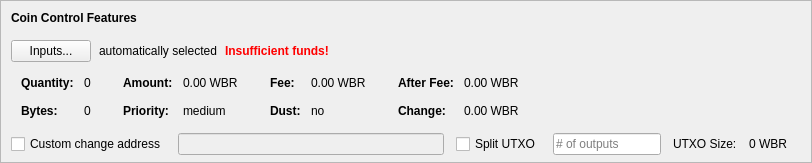
    <widget class="QFrame" name="frameCoinControl">
     <property name="sizePolicy">
      <sizepolicy hsizetype="Expanding" vsizetype="Expanding">
       <horstretch>0</horstretch>
       <verstretch>0</verstretch>
      </sizepolicy>
     </property>
     <property name="maximumSize">
      <size>
       <width>16777215</width>
       <height>16777215</height>
      </size>
     </property>
     <property name="frameShape">
      <enum>QFrame::StyledPanel</enum>
     </property>
     <property name="frameShadow">
      <enum>QFrame::Sunken</enum>
     </property>
     <layout class="QVBoxLayout" name="verticalLayoutCoinControl2">
      <property name="spacing">
       <number>0</number>
      </property>
      <property name="leftMargin">
       <number>0</number>
      </property>
      <property name="topMargin">
       <number>0</number>
      </property>
      <property name="rightMargin">
       <number>0</number>
      </property>
      <property name="bottomMargin">
       <number>6</number>
      </property>
      <item>
       <layout class="QVBoxLayout" name="verticalLayoutCoinControl" stretch="0,0,0,0,1">
        <property name="spacing">
         <number>0</number>
        </property>
        <property name="leftMargin">
         <number>10</number>
        </property>
        <property name="topMargin">
         <number>10</number>
        </property>
        <item>
         <layout class="QHBoxLayout" name="horizontalLayoutCoinControl1">
          <property name="bottomMargin">
           <number>15</number>
          </property>
          <item>
           <widget class="QLabel" name="labelCoinControlFeatures">
            <property name="sizePolicy">
             <sizepolicy hsizetype="Preferred" vsizetype="Maximum">
              <horstretch>0</horstretch>
              <verstretch>0</verstretch>
             </sizepolicy>
            </property>
            <property name="font">
             <font>
              <weight>75</weight>
              <bold>true</bold>
             </font>
            </property>
            <property name="styleSheet">
             <string notr="true">font-weight:bold;</string>
            </property>
            <property name="text">
             <string>Coin Control Features</string>
            </property>
           </widget>
          </item>
         </layout>
        </item>
        <item>
         <layout class="QHBoxLayout" name="horizontalLayoutCoinControl2" stretch="0,0,0,0">
          <property name="spacing">
           <number>8</number>
          </property>
          <property name="bottomMargin">
           <number>10</number>
          </property>
          <item>
           <widget class="QPushButton" name="pushButtonCoinControl">
            <property name="styleSheet">
             <string notr="true"/>
            </property>
            <property name="text">
             <string>Inputs...</string>
            </property>
            <property name="autoDefault">
             <bool>false</bool>
            </property>
           </widget>
          </item>
          <item>
           <widget class="QLabel" name="labelCoinControlAutomaticallySelected">
            <property name="text">
             <string>automatically selected</string>
            </property>
            <property name="margin">
             <number>5</number>
            </property>
           </widget>
          </item>
          <item>
           <widget class="QLabel" name="labelCoinControlInsuffFunds">
            <property name="font">
             <font>
              <weight>75</weight>
              <bold>true</bold>
             </font>
            </property>
            <property name="styleSheet">
             <string notr="true">color:red;font-weight:bold;</string>
            </property>
            <property name="text">
             <string>Insufficient funds!</string>
            </property>
            <property name="margin">
             <number>5</number>
            </property>
           </widget>
          </item>
          <item>
           <spacer name="horizontalSpacerCoinControl">
            <property name="orientation">
             <enum>Qt::Horizontal</enum>
            </property>
            <property name="sizeHint" stdset="0">
             <size>
              <width>40</width>
              <height>1</height>
             </size>
            </property>
           </spacer>
          </item>
         </layout>
        </item>
        <item>
         <widget class="QWidget" name="widgetCoinControl" native="true">
          <property name="sizePolicy">
           <sizepolicy hsizetype="Preferred" vsizetype="Preferred">
            <horstretch>0</horstretch>
            <verstretch>0</verstretch>
           </sizepolicy>
          </property>
          <property name="minimumSize">
           <size>
            <width>0</width>
            <height>0</height>
           </size>
          </property>
          <property name="styleSheet">
           <string notr="true"/>
          </property>
          <layout class="QHBoxLayout" name="horizontalLayoutCoinControl5">
           <property name="leftMargin">
            <number>0</number>
           </property>
           <property name="topMargin">
            <number>0</number>
           </property>
           <property name="rightMargin">
            <number>0</number>
           </property>
           <property name="bottomMargin">
            <number>0</number>
           </property>
           <item>
            <layout class="QHBoxLayout" name="horizontalLayoutCoinControl3" stretch="0,0,0,1">
             <property name="spacing">
              <number>20</number>
             </property>
             <property name="topMargin">
              <number>0</number>
             </property>
             <property name="bottomMargin">
              <number>10</number>
             </property>
             <item>
              <layout class="QFormLayout" name="formLayoutCoinControl1">
               <property name="horizontalSpacing">
                <number>10</number>
               </property>
               <property name="verticalSpacing">
                <number>14</number>
               </property>
               <property name="leftMargin">
                <number>10</number>
               </property>
               <property name="topMargin">
                <number>4</number>
               </property>
               <property name="rightMargin">
                <number>6</number>
               </property>
               <item row="0" column="0">
                <widget class="QLabel" name="labelCoinControlQuantityText">
                 <property name="font">
                  <font>
                   <weight>75</weight>
                   <bold>true</bold>
                  </font>
                 </property>
                 <property name="text">
                  <string>Quantity:</string>
                 </property>
                 <property name="margin">
                  <number>0</number>
                 </property>
                </widget>
               </item>
               <item row="0" column="1">
                <widget class="QLabel" name="labelCoinControlQuantity">
                 <property name="cursor">
                  <cursorShape>IBeamCursor</cursorShape>
                 </property>
                 <property name="contextMenuPolicy">
                  <enum>Qt::ActionsContextMenu</enum>
                 </property>
                 <property name="text">
                  <string notr="true">0</string>
                 </property>
                 <property name="margin">
                  <number>0</number>
                 </property>
                 <property name="textInteractionFlags">
                  <set>Qt::LinksAccessibleByMouse|Qt::TextSelectableByKeyboard|Qt::TextSelectableByMouse</set>
                 </property>
                </widget>
               </item>
               <item row="1" column="0">
                <widget class="QLabel" name="labelCoinControlBytesText">
                 <property name="font">
                  <font>
                   <weight>75</weight>
                   <bold>true</bold>
                  </font>
                 </property>
                 <property name="text">
                  <string>Bytes:</string>
                 </property>
                </widget>
               </item>
               <item row="1" column="1">
                <widget class="QLabel" name="labelCoinControlBytes">
                 <property name="cursor">
                  <cursorShape>IBeamCursor</cursorShape>
                 </property>
                 <property name="contextMenuPolicy">
                  <enum>Qt::ActionsContextMenu</enum>
                 </property>
                 <property name="text">
                  <string notr="true">0</string>
                 </property>
                 <property name="textInteractionFlags">
                  <set>Qt::LinksAccessibleByMouse|Qt::TextSelectableByKeyboard|Qt::TextSelectableByMouse</set>
                 </property>
                </widget>
               </item>
              </layout>
             </item>
             <item>
              <layout class="QFormLayout" name="formLayoutCoinControl2">
               <property name="horizontalSpacing">
                <number>10</number>
               </property>
               <property name="verticalSpacing">
                <number>14</number>
               </property>
               <property name="leftMargin">
                <number>6</number>
               </property>
               <property name="topMargin">
                <number>4</number>
               </property>
               <property name="rightMargin">
                <number>6</number>
               </property>
               <item row="0" column="0">
                <widget class="QLabel" name="labelCoinControlAmountText">
                 <property name="font">
                  <font>
                   <weight>75</weight>
                   <bold>true</bold>
                  </font>
                 </property>
                 <property name="text">
                  <string>Amount:</string>
                 </property>
                 <property name="margin">
                  <number>0</number>
                 </property>
                </widget>
               </item>
               <item row="0" column="1">
                <widget class="QLabel" name="labelCoinControlAmount">
                 <property name="cursor">
                  <cursorShape>IBeamCursor</cursorShape>
                 </property>
                 <property name="contextMenuPolicy">
                  <enum>Qt::ActionsContextMenu</enum>
                 </property>
                 <property name="text">
                  <string notr="true">0.00 WBR</string>
                 </property>
                 <property name="textInteractionFlags">
                  <set>Qt::LinksAccessibleByMouse|Qt::TextSelectableByKeyboard|Qt::TextSelectableByMouse</set>
                 </property>
                </widget>
               </item>
               <item row="1" column="0">
                <widget class="QLabel" name="labelCoinControlPriorityText">
                 <property name="font">
                  <font>
                   <weight>75</weight>
                   <bold>true</bold>
                  </font>
                 </property>
                 <property name="text">
                  <string>Priority:</string>
                 </property>
                </widget>
               </item>
               <item row="1" column="1">
                <widget class="QLabel" name="labelCoinControlPriority">
                 <property name="cursor">
                  <cursorShape>IBeamCursor</cursorShape>
                 </property>
                 <property name="contextMenuPolicy">
                  <enum>Qt::ActionsContextMenu</enum>
                 </property>
                 <property name="text">
                  <string>medium</string>
                 </property>
                 <property name="textInteractionFlags">
                  <set>Qt::LinksAccessibleByMouse|Qt::TextSelectableByKeyboard|Qt::TextSelectableByMouse</set>
                 </property>
                </widget>
               </item>
              </layout>
             </item>
             <item>
              <layout class="QFormLayout" name="formLayoutCoinControl3">
               <property name="horizontalSpacing">
                <number>10</number>
               </property>
               <property name="verticalSpacing">
                <number>14</number>
               </property>
               <property name="leftMargin">
                <number>6</number>
               </property>
               <property name="topMargin">
                <number>4</number>
               </property>
               <property name="rightMargin">
                <number>6</number>
               </property>
               <item row="0" column="0">
                <widget class="QLabel" name="labelCoinControlFeeText">
                 <property name="font">
                  <font>
                   <weight>75</weight>
                   <bold>true</bold>
                  </font>
                 </property>
                 <property name="text">
                  <string>Fee:</string>
                 </property>
                 <property name="margin">
                  <number>0</number>
                 </property>
                </widget>
               </item>
               <item row="0" column="1">
                <widget class="QLabel" name="labelCoinControlFee">
                 <property name="cursor">
                  <cursorShape>IBeamCursor</cursorShape>
                 </property>
                 <property name="contextMenuPolicy">
                  <enum>Qt::ActionsContextMenu</enum>
                 </property>
                 <property name="text">
                  <string notr="true">0.00 WBR</string>
                 </property>
                 <property name="textInteractionFlags">
                  <set>Qt::LinksAccessibleByMouse|Qt::TextSelectableByKeyboard|Qt::TextSelectableByMouse</set>
                 </property>
                </widget>
               </item>
               <item row="1" column="0">
                <widget class="QLabel" name="labelCoinControlLowOutputText">
                 <property name="font">
                  <font>
                   <weight>75</weight>
                   <bold>true</bold>
                  </font>
                 </property>
                 <property name="text">
                  <string>Dust:</string>
                 </property>
                </widget>
               </item>
               <item row="1" column="1">
                <widget class="QLabel" name="labelCoinControlLowOutput">
                 <property name="cursor">
                  <cursorShape>IBeamCursor</cursorShape>
                 </property>
                 <property name="contextMenuPolicy">
                  <enum>Qt::ActionsContextMenu</enum>
                 </property>
                 <property name="text">
                  <string>no</string>
                 </property>
                 <property name="textInteractionFlags">
                  <set>Qt::LinksAccessibleByMouse|Qt::TextSelectableByKeyboard|Qt::TextSelectableByMouse</set>
                 </property>
                </widget>
               </item>
              </layout>
             </item>
             <item>
              <layout class="QFormLayout" name="formLayoutCoinControl4">
               <property name="horizontalSpacing">
                <number>10</number>
               </property>
               <property name="verticalSpacing">
                <number>14</number>
               </property>
               <property name="leftMargin">
                <number>6</number>
               </property>
               <property name="topMargin">
                <number>4</number>
               </property>
               <property name="rightMargin">
                <number>6</number>
               </property>
               <item row="0" column="0">
                <widget class="QLabel" name="labelCoinControlAfterFeeText">
                 <property name="font">
                  <font>
                   <weight>75</weight>
                   <bold>true</bold>
                  </font>
                 </property>
                 <property name="text">
                  <string>After Fee:</string>
                 </property>
                 <property name="margin">
                  <number>0</number>
                 </property>
                </widget>
               </item>
               <item row="0" column="1">
                <widget class="QLabel" name="labelCoinControlAfterFee">
                 <property name="cursor">
                  <cursorShape>IBeamCursor</cursorShape>
                 </property>
                 <property name="contextMenuPolicy">
                  <enum>Qt::ActionsContextMenu</enum>
                 </property>
                 <property name="text">
                  <string notr="true">0.00 WBR</string>
                 </property>
                 <property name="textInteractionFlags">
                  <set>Qt::LinksAccessibleByMouse|Qt::TextSelectableByKeyboard|Qt::TextSelectableByMouse</set>
                 </property>
                </widget>
               </item>
               <item row="1" column="0">
                <widget class="QLabel" name="labelCoinControlChangeText">
                 <property name="font">
                  <font>
                   <weight>75</weight>
                   <bold>true</bold>
                  </font>
                 </property>
                 <property name="text">
                  <string>Change:</string>
                 </property>
                </widget>
               </item>
               <item row="1" column="1">
                <widget class="QLabel" name="labelCoinControlChange">
                 <property name="cursor">
                  <cursorShape>IBeamCursor</cursorShape>
                 </property>
                 <property name="contextMenuPolicy">
                  <enum>Qt::ActionsContextMenu</enum>
                 </property>
                 <property name="text">
                  <string notr="true">0.00 WBR</string>
                 </property>
                 <property name="textInteractionFlags">
                  <set>Qt::LinksAccessibleByMouse|Qt::TextSelectableByKeyboard|Qt::TextSelectableByMouse</set>
                 </property>
                </widget>
               </item>
              </layout>
             </item>
            </layout>
           </item>
          </layout>
         </widget>
        </item>
        <item>
         <layout class="QHBoxLayout" name="horizontalLayoutCoinControl4" stretch="0,0,0,0,0,0,0">
          <property name="spacing">
           <number>12</number>
          </property>
          <property name="sizeConstraint">
           <enum>QLayout::SetDefaultConstraint</enum>
          </property>
          <property name="topMargin">
           <number>5</number>
          </property>
          <property name="rightMargin">
           <number>5</number>
          </property>
          <item>
           <widget class="QCheckBox" name="checkBoxCoinControlChange">
            <property name="toolTip">
             <string>If this is activated, but the change address is empty or invalid, change will be sent to a newly generated address.</string>
            </property>
            <property name="text">
             <string>Custom change address</string>
            </property>
           </widget>
          </item>
          <item>
           <widget class="QValidatedLineEdit" name="lineEditCoinControlChange">
            <property name="enabled">
             <bool>false</bool>
            </property>
            <property name="sizePolicy">
             <sizepolicy hsizetype="Expanding" vsizetype="Fixed">
              <horstretch>0</horstretch>
              <verstretch>0</verstretch>
             </sizepolicy>
            </property>
           </widget>
          </item>
          <item>
           <widget class="QCheckBox" name="splitBlockCheckBox">
            <property name="text">
             <string>Split UTXO</string>
            </property>
           </widget>
          </item>
          <item>
           <widget class="QLineEdit" name="splitBlockLineEdit">
            <property name="sizePolicy">
             <sizepolicy hsizetype="Fixed" vsizetype="Fixed">
              <horstretch>50</horstretch>
              <verstretch>0</verstretch>
             </sizepolicy>
            </property>
            <property name="placeholderText">
             <string># of outputs</string>
            </property>
           </widget>
          </item>
          <item>
           <widget class="QLabel" name="labelBlockSizeText">
            <property name="text">
             <string>UTXO Size:</string>
            </property>
           </widget>
          </item>
          <item>
           <widget class="QLabel" name="labelBlockSize">
            <property name="text">
             <string>0 WBR</string>
            </property>
           </widget>
          </item>
          <item>
           <widget class="QLabel" name="labelCoinControlChangeLabel">
            <property name="sizePolicy">
             <sizepolicy hsizetype="Preferred" vsizetype="Expanding">
              <horstretch>0</horstretch>
              <verstretch>0</verstretch>
             </sizepolicy>
            </property>
            <property name="minimumSize">
             <size>
              <width>0</width>
              <height>0</height>
             </size>
            </property>
            <property name="text">
             <string/>
            </property>
            <property name="margin">
             <number>3</number>
            </property>
           </widget>
          </item>
         </layout>
        </item>
        <item>
         <spacer name="verticalSpacerCoinControl">
          <property name="orientation">
           <enum>Qt::Vertical</enum>
          </property>
          <property name="sizeHint" stdset="0">
           <size>
            <width>800</width>
            <height>1</height>
           </size>
          </property>
         </spacer>
        </item>
       </layout>
      </item>
     </layout>
    </widget>
